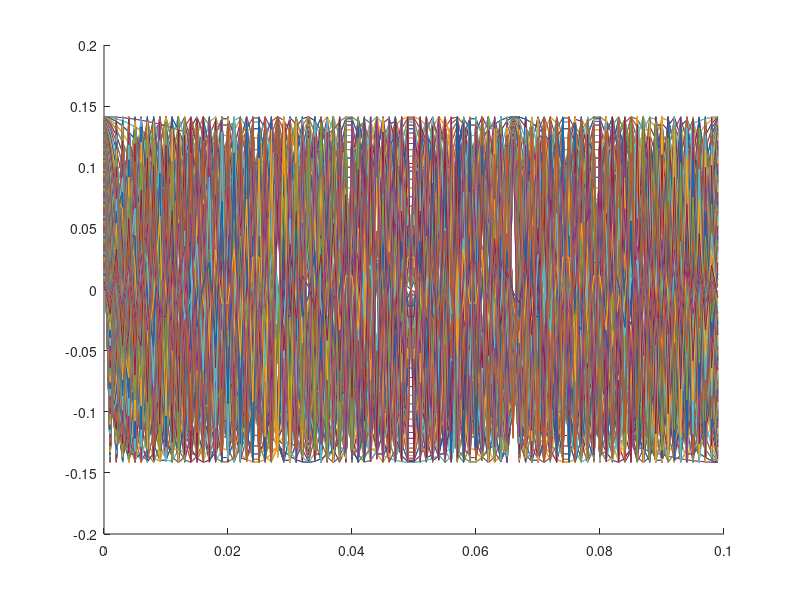
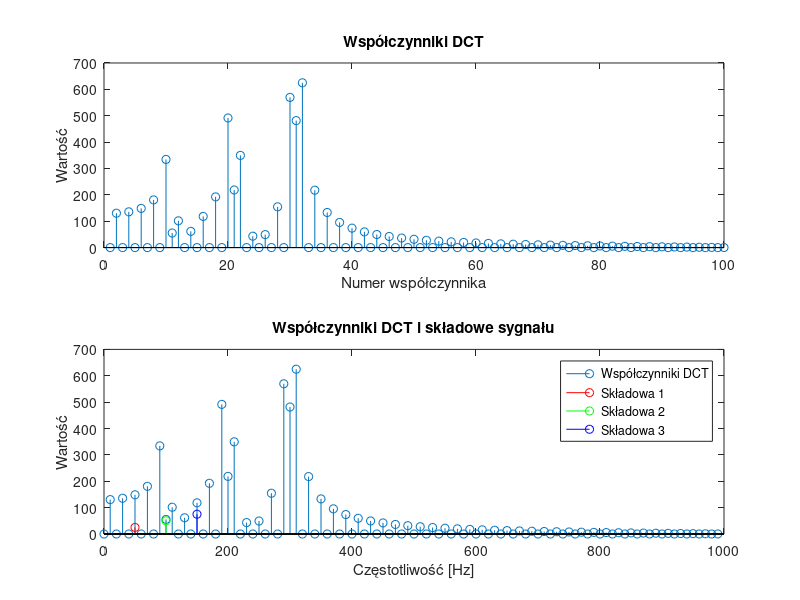

The MATLAB script that drew these images, in order:
N = 100;
fp = 1000;
f1 = 50; % częstotliwość pierwszej sinusoidy
f2 = 100; % częstotliwość drugiej sinusoidy
f3 = 150; % częstotliwość trzeciej sinusoidy
A1 = 50; % amplituda pierwszej sinusoidy
A2 = 100; % amplituda drugiej sinusoidy
A3 = 150; % amplituda trzeciej sinusoidy

t=0:1/fp:(N-1)/fp,

x1 = A1 * sin(2*pi*f1*t);
x2 = A2 * sin(2*pi*f2*t);
x3 = A3 * sin(2*pi*f3*t);

x=x1+x2+x3;


A = zeros(N,N);

s0=sqrt(1/N)
s1=sqrt(2/N);

for k=0:N-1
   for n=0:N-1
      if(k==0)
          A(k+1, n+1) = s0*cos( (pi*k/N) * (n+0.5));
          continue
      end
      A(k+1, n+1) = s1*cos( (pi*k/N) * (n+0.5));
   end
end

A,
S = A.',

figure;
hold on;
for i = 1:N
    plot(t, A(i,:));   % wykres wierszy macierzy A
    plot(t, S(:,i));   % wykres kolumn macierzy S
    pause(0.001);
end
hold off;

y = A*x';            % Współczynniki DCT

% Wyświetlenie wyników
figure;
subplot(2,1,1);
stem(abs(y));       % Wartości współczynników DCT
title('Współczynniki DCT');
xlabel('Numer współczynnika');
ylabel('Wartość');


% Obliczenie amplitud i częstotliwości składowych sygnału
f = (0:N-1)*fp/N;   % Oś częstotliwości
Amp1 = A1/2;
Amp2 = A2/2;
Amp3 = A3/2;
F1 = f1;
F2 = f2;
F3 = f3;

% Porównanie z wartościami składowych sygnału
subplot(2,1,2);
stem(f, abs(y));    % Wartości współczynników DCT
hold on;
stem(F1, Amp1, 'r');    % Amplituda i częstotliwość pierwszej składowej
stem(F2, Amp2, 'g');    % Amplituda i częstotliwość drugiej składowej
stem(F3, Amp3, 'b');    % Amplituda i częstotliwość trzeciej składowej
title('Współczynniki DCT i składowe sygnału');
xlabel('Częstotliwość [Hz]');
ylabel('Wartość');
legend('Współczynniki DCT', 'Składowa 1', 'Składowa 2', 'Składowa 3');

x_r = S*y;

x,
x_r,

